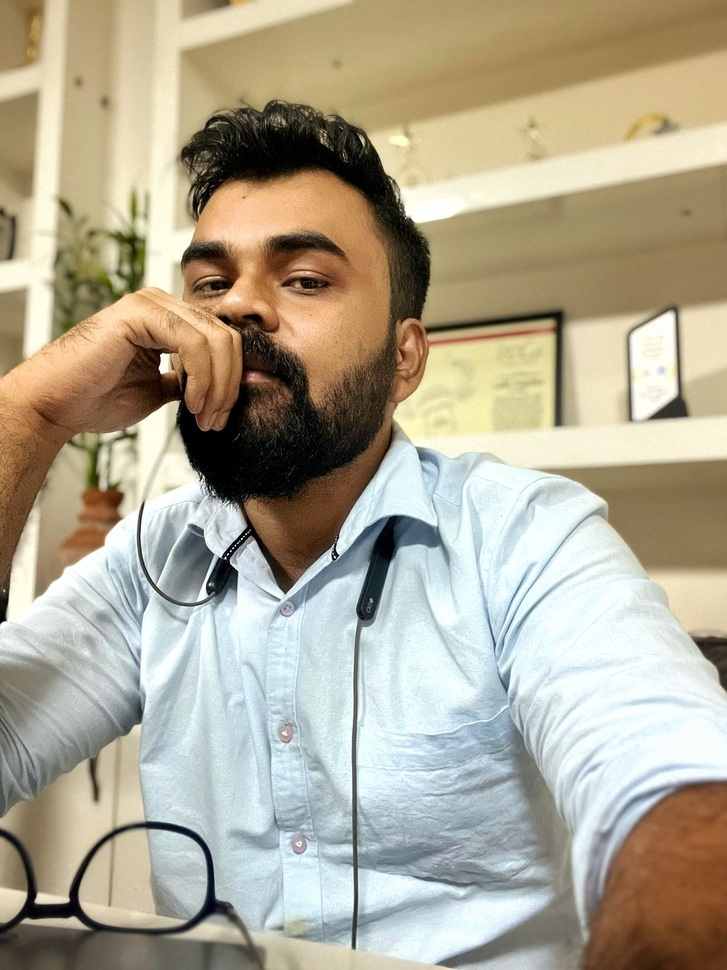
#> input picture sample_image.jpg, 727 x 970 px, shrunk from 1200 x 1600 before the run
$ python image_processing.py
#> lines starting #> are read from the running program, lines starting #| are printed output that depends on the picture
import cv2
import numpy as np
import matplotlib.pyplot as plt
import os

# Load an image
def load_image(image_path):
    # Check if the file exists
#> called with image_path = 'sample_image.jpg'
    if not os.path.exists(image_path):
        print(f"Error: Image file '{image_path}' not found.")
        return None

    img = cv2.imread(image_path)
#> img is the input picture: shape (970, 727, 3); mean B, G, R 147.1, 167.7, 175.2
    if img is None:
        print(f"Error: Could not read image '{image_path}'.")
        return None

    # Convert from BGR to RGB (OpenCV loads images in BGR format)
    img = cv2.cvtColor(img, cv2.COLOR_BGR2RGB)
    return img

# Display the image
def display_image(image, title="Image"):
    plt.figure(figsize=(10, 8))
    plt.imshow(image)
    plt.title(title)
    plt.axis('off')
    plt.show(block=True)  # Use block=True to ensure the plot stays visible

# Apply grayscale conversion
def convert_to_grayscale(image):
    return cv2.cvtColor(image, cv2.COLOR_RGB2GRAY)
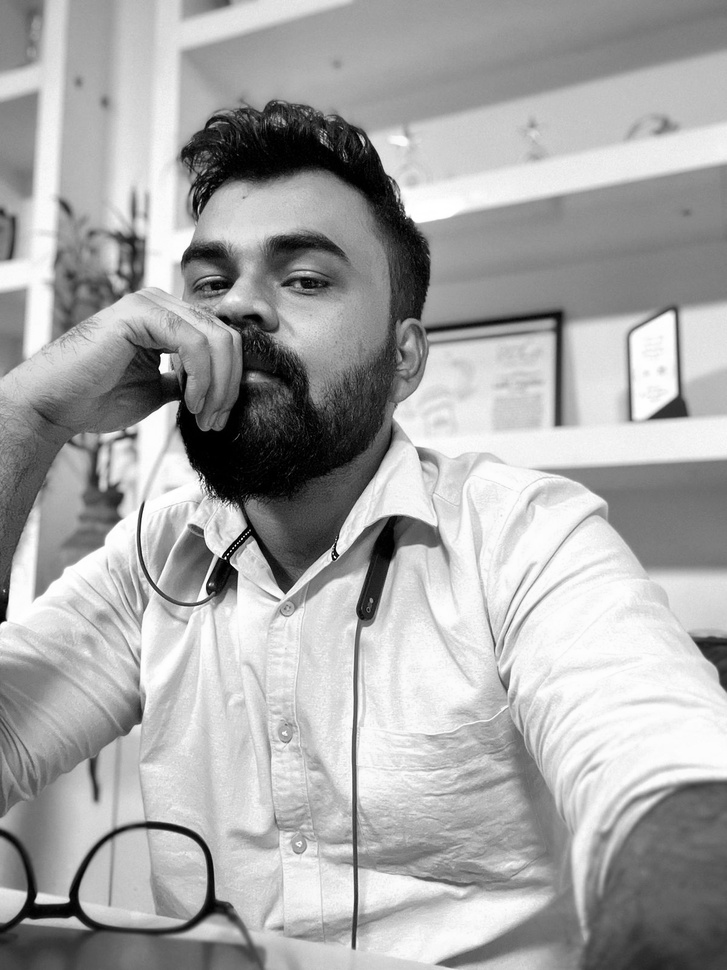
#> returned value: shape (970, 727); min 0, max 255, mean 167.6

# Apply Gaussian blur
def apply_gaussian_blur(image, kernel_size=(5, 5)):
#> called with kernel_size = (5, 5)
    return cv2.GaussianBlur(image, kernel_size, 0)

# Apply edge detection
def detect_edges(image, threshold1=100, threshold2=200):
#> called with threshold1 = 100, threshold2 = 200
    return cv2.Canny(image, threshold1, threshold2)
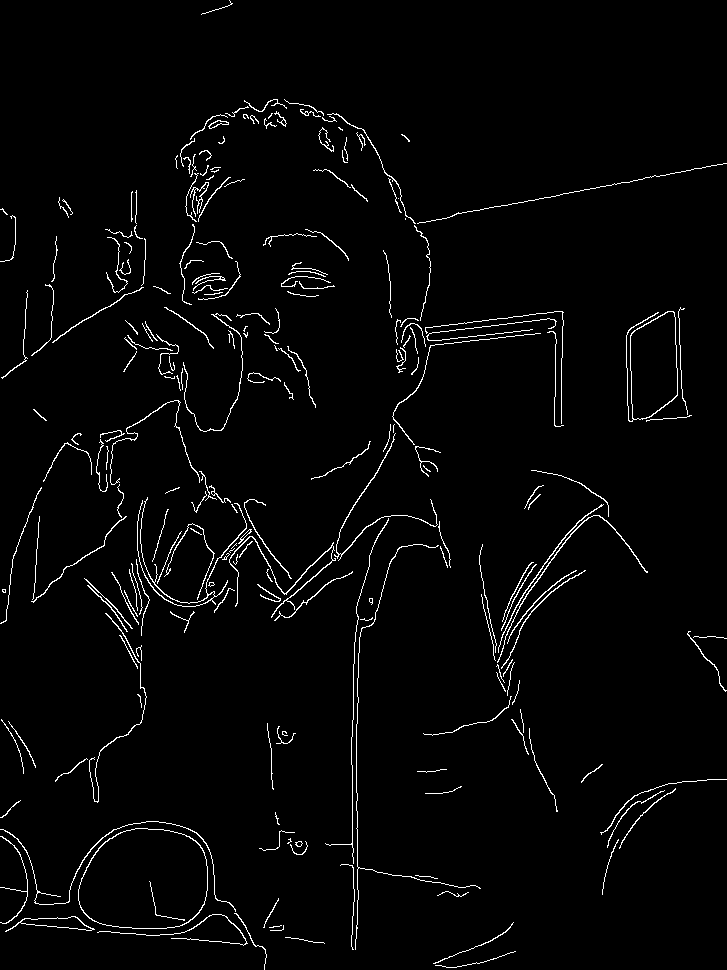
#> returned value: shape (970, 727); 2.5% white in thin lines or dots

# Main function
def main():
    # Path to your image - update this to match your image file
    current_dir = os.path.dirname(os.path.abspath(__file__))
    image_path = os.path.join(current_dir, "sample_image.jpg")

    print(f"Looking for image at: {image_path}")

    # Load the image
    original_image = load_image(image_path)

    if original_image is None:
        print("Please make sure your image file exists in the correct location.")
        return

    # Display original image
    print("Displaying original image - close the window to continue.")
    display_image(original_image, "Original Image")

    # Convert to grayscale
    gray_image = convert_to_grayscale(original_image)
    print("Displaying grayscale image - close the window to continue.")
    display_image(gray_image, "Grayscale Image")

    # Apply Gaussian blur
    blurred_image = apply_gaussian_blur(gray_image)
    print("Displaying blurred image - close the window to continue.")
    display_image(blurred_image, "Blurred Image")

    # Detect edges
    edges = detect_edges(blurred_image)
    print("Displaying edge detection - close the window to continue.")
    display_image(edges, "Edge Detection")

    print("Processing complete!")

if __name__ == "__main__":
    main()
